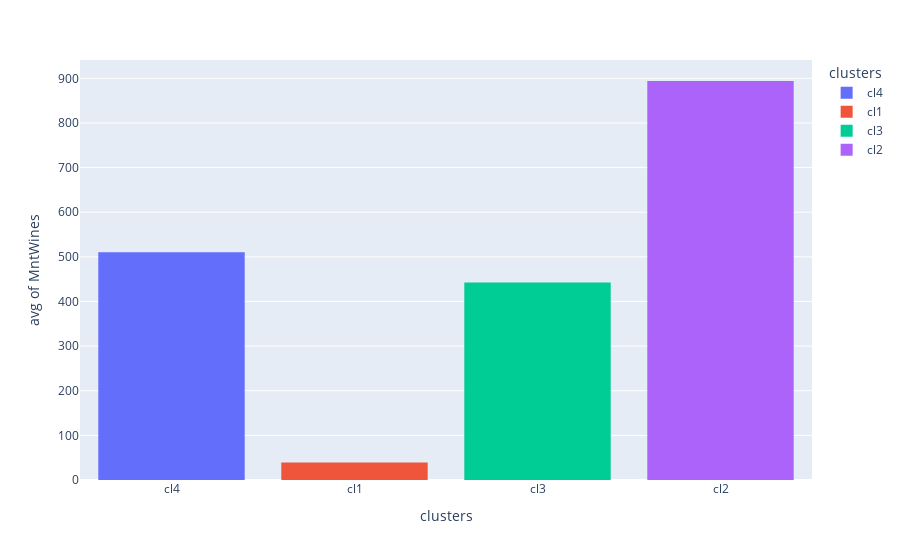

The code cell stored with this chart in its notebook:
### Code cell
px.histogram(data_frame=data, x = 'clusters', y = 'MntWines',
             histfunc='avg', color = 'clusters')

### Figure 1 — Plotly figure (JSON) as saved in the notebook; plotly's stock layout.template omitted (floating-point values rounded to 4 significant figures; data arrays with more than 128 entries replaced by an {"elided": "..."} marker saying what was removed)
{"data": [{"alignmentgroup": "True", "bingroup": "x", "histfunc": "avg", "hovertemplate": "clusters=%{x}<br>avg of MntWines=%{y}<extra></extra>", "legendgroup": "cl4", "marker": {"color": "#636efa", "pattern": {"shape": ""}}, "name": "cl4", "offsetgroup": "cl4", "orientation": "v", "showlegend": true, "type": "histogram", "x": {"elided": "481 str values"}, "xaxis": "x", "y": {"elided": "481 int values"}, "yaxis": "y"}, {"alignmentgroup": "True", "bingroup": "x", "histfunc": "avg", "hovertemplate": "clusters=%{x}<br>avg of MntWines=%{y}<extra></extra>", "legendgroup": "cl1", "marker": {"color": "#EF553B", "pattern": {"shape": ""}}, "name": "cl1", "offsetgroup": "cl1", "orientation": "v", "showlegend": true, "type": "histogram", "x": {"elided": "995 str values"}, "xaxis": "x", "y": {"elided": "995 int values"}, "yaxis": "y"}, {"alignmentgroup": "True", "bingroup": "x", "histfunc": "avg", "hovertemplate": "clusters=%{x}<br>avg of MntWines=%{y}<extra></extra>", "legendgroup": "cl3", "marker": {"color": "#00cc96", "pattern": {"shape": ""}}, "name": "cl3", "offsetgroup": "cl3", "orientation": "v", "showlegend": true, "type": "histogram", "x": {"elided": "598 str values"}, "xaxis": "x", "y": {"elided": "598 int values"}, "yaxis": "y"}, {"alignmentgroup": "True", "bingroup": "x", "histfunc": "avg", "hovertemplate": "clusters=%{x}<br>avg of MntWines=%{y}<extra></extra>", "legendgroup": "cl2", "marker": {"color": "#ab63fa", "pattern": {"shape": ""}}, "name": "cl2", "offsetgroup": "cl2", "orientation": "v", "showlegend": true, "type": "histogram", "x": {"elided": "142 str values"}, "xaxis": "x", "y": {"elided": "142 int values"}, "yaxis": "y"}], "layout": {"barmode": "relative", "legend": {"title": {"text": "clusters"}, "tracegroupgap": 0}, "margin": {"t": 60}, "xaxis": {"anchor": "y", "categoryarray": ["cl4", "cl1", "cl3", "cl2"], "categoryorder": "array", "domain": [0, 1], "title": {"text": "clusters"}}, "yaxis": {"anchor": "x", "domain": [0, 1], "title": {"text": "avg of MntWines"}}}}
